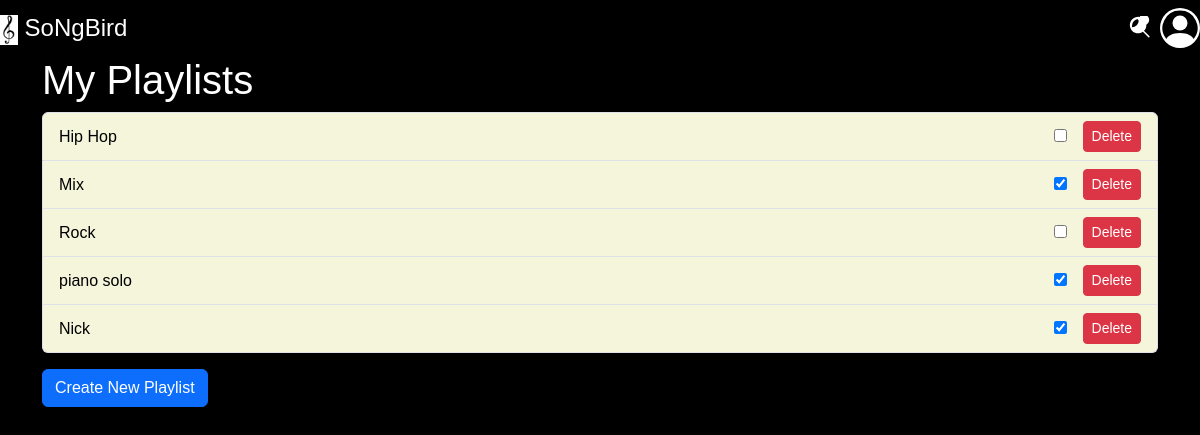
The app's page /playlists/ (signed in) with its own data.
### songbird/models.py (models this page shows, shortened)
class Playlist(models.Model):
    name = models.CharField(max_length=255)
    user = models.ForeignKey(settings.AUTH_USER_MODEL, on_delete=models.CASCADE)
    songs = models.ManyToManyField(Song)
    created_at = models.DateTimeField(auto_now_add=True)
    shared_link = models.URLField(blank=True, null=True)
    play_count = models.PositiveIntegerField(default=0, editable=True)
    is_public = models.BooleanField(default=False)
    genre = models.CharField(max_length=255, blank=True, null=True)

### songbird/views.py (the view)
# urls.py: path('playlists/', views.user_playlists, name='user_playlists'),
@login_required
def user_playlists(request):
    playlists = Playlist.objects.filter(user=request.user)
    return render(request, 'songbird/user_playlists.html', {'playlists': playlists})

### songbird/templates/songbird/user_playlists.html (shortened to what this page needs)
{% extends 'songbird/common_initial.html' %}
{% block content %}
<div class="container">
    <h1>My Playlists</h1>
    <ul class="list-group">
        {% for playlist in playlists %}
            <li class="list-group-item d-flex justify-content-between align-items-center" style="background-color: beige;">
                <a href="{% url 'playlist_detail' playlist.id %}" class="playlist-link" style="color: black; text-decoration: none;">{{ playlist.name }}</a>
                <div class="d-flex align-items-center">
                    <form action="{% url 'toggle_playlist_public' playlist.id %}" method="post" class="mr-3 mb-0">
                        <input type="checkbox" class="toggle-public" data-id="{{ playlist.id }}" {% if playlist.is_public %}checked{% endif %}>
                    </form>
                    <form action="{% url 'delete_playlist' playlist.id %}" method="post" class="mb-0">
                        <button type="submit" class="btn btn-danger btn-sm">Delete</button>
                    </form>
                </div>
            </li>
        {% endfor %}
    </ul>
    <a href="{% url 'create_playlist' %}" class="btn btn-primary mt-3">Create New Playlist</a>
</div>
{% load static %}
{% endblock %}

### static/css/home.css (style rules this page uses)
.home { background-color: black; color: white; font-family: Arial, sans-serif; margin: 0; padding: 0; }
.container { width: 100%; height: auto; }

### records on screen
Playlist: name "Hip Hop"
Playlist: name "Mix", is_public "☑"
Playlist: name "Rock"
Playlist: name "piano solo", is_public "☑"
Playlist: name "Nick", is_public "☑"
